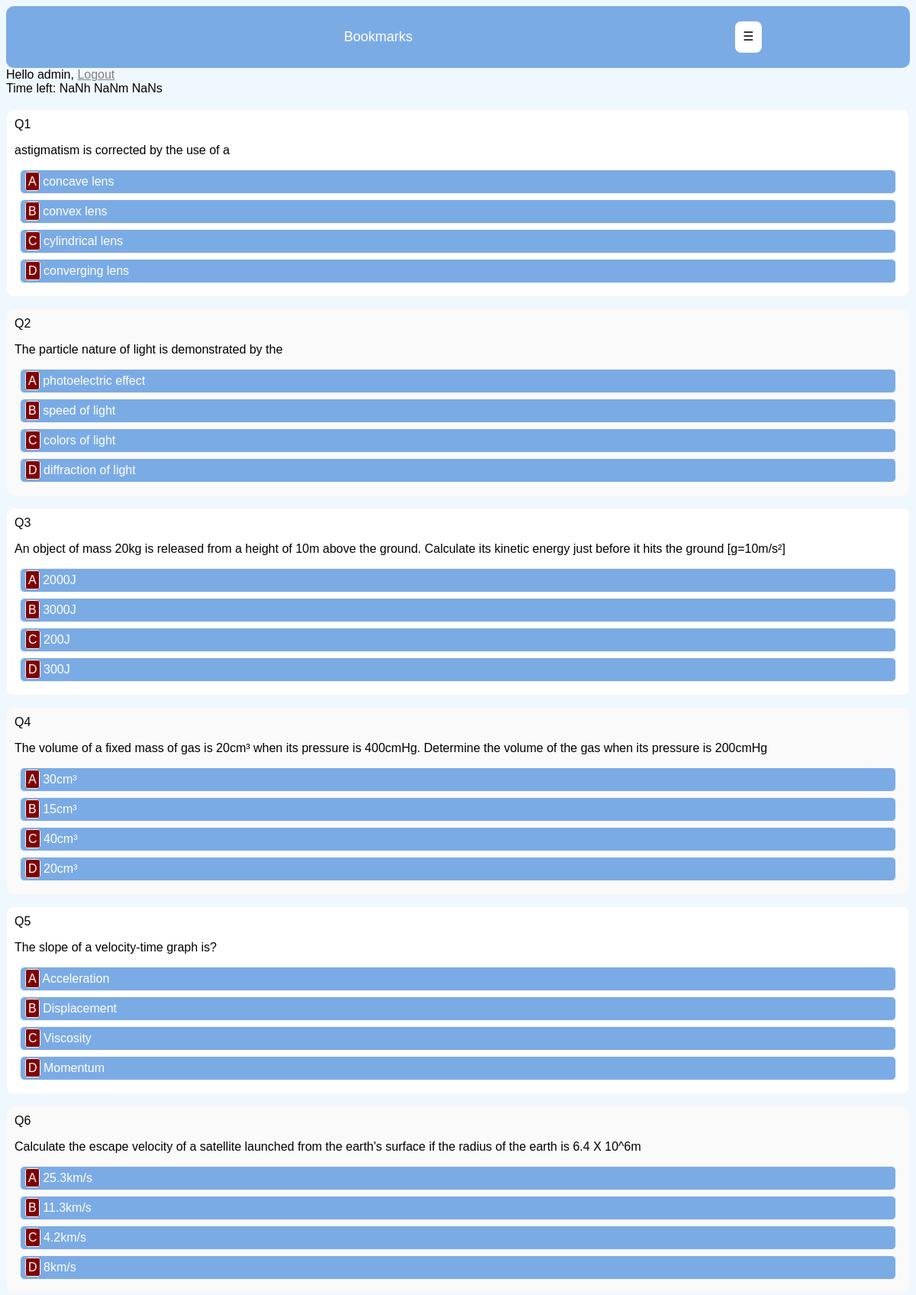
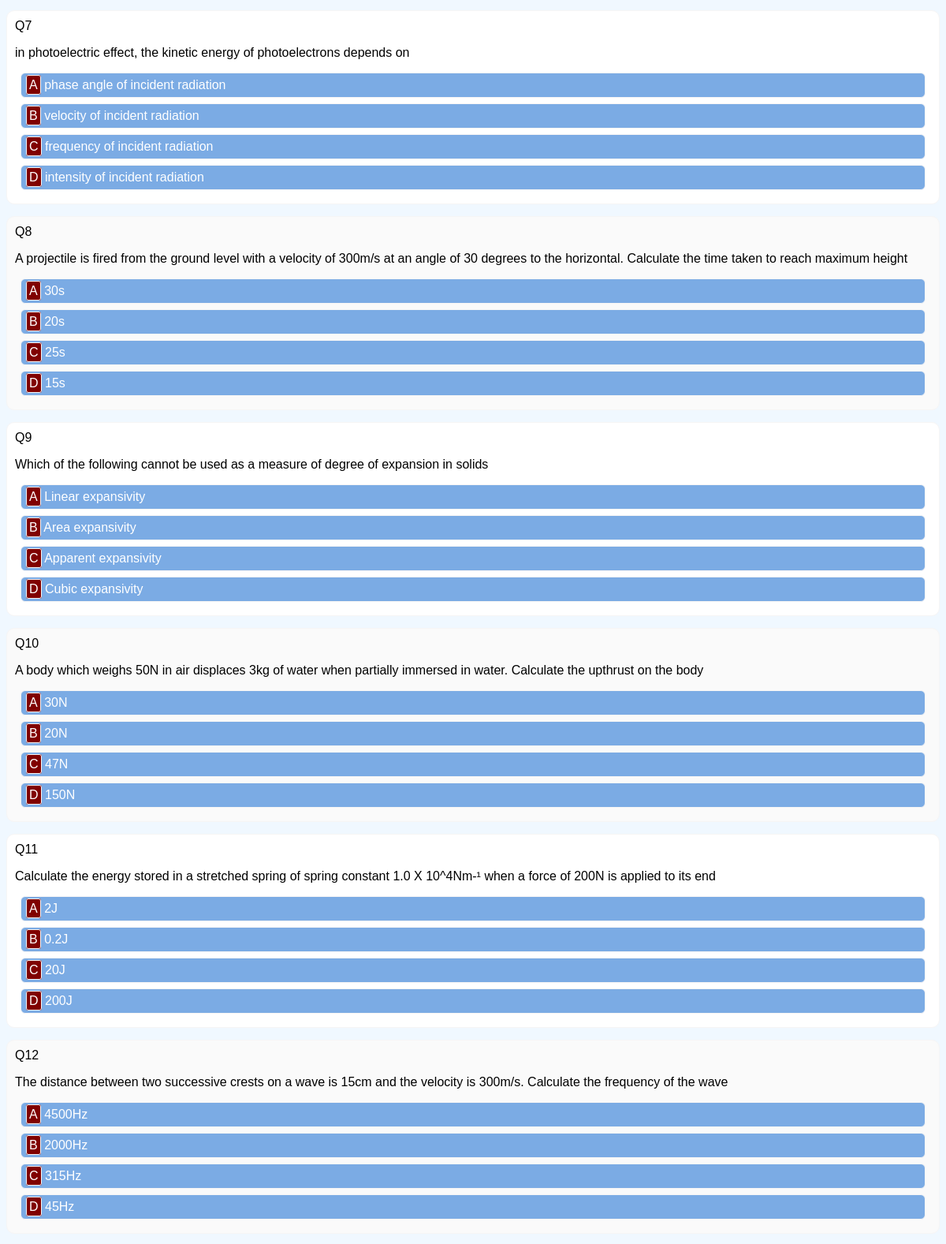
/account/quiz/Physics/ (signed in, upper part), run on the app's committed database (2 pictures, top to bottom).
### account/models.py (models this page shows, shortened)
class Question(models.Model):
	course = models.ForeignKey(Subject, on_delete=models.CASCADE, related_name='questions')
	question = models.CharField(max_length=300)
	optionA = models.CharField(max_length=250)
	optionB = models.CharField(max_length=250)
	optionC = models.CharField(max_length=250)
	optionD = models.CharField(max_length=250)
	options = [('A', 'A'), ('B', 'B'), ('C', 'C'), ('D', 'D')]
	answer = models.CharField(max_length=250, choices=options)

### account/views.py (the view)
# urls.py: path('quiz/<slug:subject>/', views.quiz, name='quiz'),
def quiz(request, subject):
	quiz_questions = Question.objects.filter(course__subject_name=subject).all().order_by('?')[:30]
	total = Question.objects.filter(course__subject_name=subject).all().count()
	subject = subject
	if total <= 30:
		total = total
	else:
		total = 30
	return render(request, 'quiz/quiz.html',{'subject': subject, 'section': 'quiz',
								'total': total, 'quiz_questions': quiz_questions})

### account/templates/quiz/quiz.html (shortened to what this page needs)
{% extends 'account/base.html' %}
{% block content %}
	<div id='time'></div>
	<div id='questiondiv'>
		<br/>
		{% for question in quiz_questions %}
			<div class='questiondata' data-question='{{ forloop.counter }}'
			data-answer='{{ question.answer }}'>
				<span>Q{{ forloop.counter }}</span><br/>
				<p>{{ question.question }}</p>
				<div id='options'>
					<section data-choice='A' data-at='{{ forloop.counter }}' class='answerChoice'>
						<span class='wrapped'>A</span>
						<span>{{ question.optionA }}
					</section>
					<section data-choice='B' data-at='{{ forloop.counter }}' class='answerChoice'>
						<span class='wrapped'>B</span>
						<span>{{ question.optionB }}
					</section>
					<section data-choice='C' data-at='{{ forloop.counter }}' class='answerChoice'>
						<span class='wrapped'>C</span>
						<span>{{ question.optionC }}
					</section>
					<section data-choice='D' data-at='{{ forloop.counter }}' class='answerChoice'>
						<span class='wrapped'>D</span>
						<span>{{ question.optionD }}
					</section>
				</div>
			</div>
		{% endfor %}
	</div>
{% endblock %}

### account/templates/account/base.html (shortened to what this page needs)
{% load static %}
<!DOCTYPE html>
<html>
  <head>
  </head>
  <body>
     <div id="header">
     	<nav>
     		<section class="logo">Bookmarks</section>
     		<span class='burger'>&#x2630;</span>
     	</nav>
     </div>
     <span class="user">
     		{% if request.user.is_authenticated %}
     			 Hello {{ request.user.username }},
     			 <a href="{% url 'logout' %}" style='color: grey;'>
     		 		Logout
     		 	</a>
     		{% else %}
     			<a href="{% url 'login' %}" style='color: grey;'>Log-in</a>
     		{% endif %}
     	</span>
     	{% block content %}
     	{% endblock %}
  </body>
</html>

### account/templates/account/base.html (style rules this page uses)
#header { background-color: rgb(123,171,228); border-radius: 10px; text-align: center; padding: 20px; }
#header .logo { color: white; font-size: large; }
body { font-family: Sans-Serif, Arial; }
nav { display: flex; flex-wrap: wrap; }
.logo { width: 80%; padding: 10px; }
a { color: navy; }
nav .burger { padding: 10px; background-color: white; border-radius: 8px; }

### account/templates/quiz/quiz.html (style rules this page uses)
.questiondata { border-radius: 10px; border: 1px solid #f6f5f5; padding: 10px; background: white; margin-bottom: 15px; }
.wrapped { border: 1px solid #f6f5f5; padding: 3px; border-radius: 3px; background-color: maroon; }
.answerChoice { border: 1px solid #f6f5f5; padding: 6px; border-radius: 6px; margin: 7px; background-color: rgb(123,171,228); color: white; }
.questiondata:nth-child(even) { background: #fafafa; }
body { background: #f0f8ff; }

### data on the page
Question: question "astigmatism is corrected by the use of a", optionA "concave lens", optionB "convex lens", optionC "cylindrical lens", optionD "converging lens"
Question: question "The particle nature of light is demonstrated by the", optionA "photoelectric effect", optionB "speed of light", optionC "colors of light", optionD "diffraction of light"
Question: question "An object of mass 20kg is released from a height of 10m above the ground. Calculate its kinetic energy just before it hits the ground [g=10m/s²]", optionA "2000J", optionB "3000J", optionC "200J", optionD "300J"
Question: question "The volume of a fixed mass of gas is 20cm³ when its pressure is 400cmHg. Determine the volume of the gas when its pressure is 200cmHg", optionA "30cm³", optionB "15cm³", optionC "40cm³", optionD "20cm³"
Question: question "The slope of a velocity-time graph is?", optionA "Acceleration", optionB "Displacement", optionC "Viscosity", optionD "Momentum"
Question: question "Calculate the escape velocity of a satellite launched from the earth's surface if the radius of the earth is 6.4 X 10^6m", optionA "25.3km/s", optionB "11.3km/s", optionC "4.2km/s", optionD "8km/s"
Question: question "in photoelectric effect, the kinetic energy of photoelectrons depends on", optionA "phase angle of incident radiation", optionB "velocity of incident radiation", optionC "frequency of incident radiation", optionD "intensity of incident radiation"
Question: question "A projectile is fired from the ground level with a velocity of 300m/s at an angle of 30 degrees to the horizontal. Calculate the time taken to reach maximum height", optionA "30s", optionB "20s", optionC "25s", optionD "15s"
Question: question "Which of the following cannot be used as a measure of degree of expansion in solids", optionA "Linear expansivity", optionB "Area expansivity", optionC "Apparent expansivity", optionD "Cubic expansivity"
Question: question "A body which weighs 50N in air displaces 3kg of water when partially immersed in water. Calculate the upthrust on the body", optionA "30N", optionB "20N", optionC "47N", optionD "150N"
Question: question "Calculate the energy stored in a stretched spring of spring constant 1.0 X 10^4Nm-¹ when a force of 200N is applied to its end", optionA "2J", optionB "0.2J", optionC "20J", optionD "200J"
Question: question "The distance between two successive crests on a wave is 15cm and the velocity is 300m/s. Calculate the frequency of the wave", optionA "4500Hz", optionB "2000Hz", optionC "315Hz", optionD "45Hz"

### other printed values
{{ request.user.username }} "admin"
